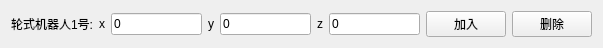
<?xml version="1.0" encoding="UTF-8"?>
<ui version="4.0">
 <class>position</class>
 <widget class="QWidget" name="position">
  <property name="geometry">
   <rect>
    <x>0</x>
    <y>0</y>
    <width>603</width>
    <height>43</height>
   </rect>
  </property>
  <property name="windowTitle">
   <string>Form</string>
  </property>
  <layout class="QHBoxLayout" name="horizontalLayout">
   <item>
    <widget class="QLabel" name="label">
     <property name="text">
      <string>轮式机器人1号:</string>
     </property>
    </widget>
   </item>
   <item>
    <widget class="QLabel" name="label_2">
     <property name="text">
      <string>x</string>
     </property>
    </widget>
   </item>
   <item>
    <widget class="QLineEdit" name="x">
     <property name="text">
      <string>0</string>
     </property>
    </widget>
   </item>
   <item>
    <widget class="QLabel" name="label_3">
     <property name="text">
      <string>y</string>
     </property>
    </widget>
   </item>
   <item>
    <widget class="QLineEdit" name="y">
     <property name="text">
      <string>0</string>
     </property>
    </widget>
   </item>
   <item>
    <widget class="QLabel" name="label_4">
     <property name="text">
      <string>z</string>
     </property>
    </widget>
   </item>
   <item>
    <widget class="QLineEdit" name="z">
     <property name="text">
      <string>0</string>
     </property>
    </widget>
   </item>
   <item>
    <widget class="QPushButton" name="add_robot">
     <property name="text">
      <string>加入</string>
     </property>
    </widget>
   </item>
   <item>
    <widget class="QPushButton" name="delete_robot">
     <property name="text">
      <string>删除</string>
     </property>
    </widget>
   </item>
  </layout>
 </widget>
 <resources/>
 <connections/>
</ui>
